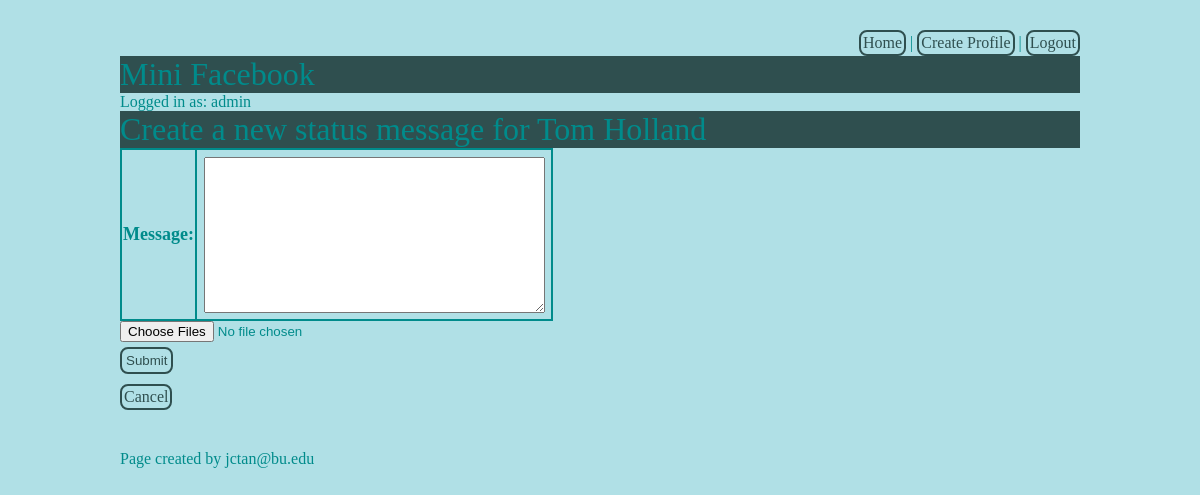
The page /mini_fb/profile/create_status (signed in) on the database as committed earlier.
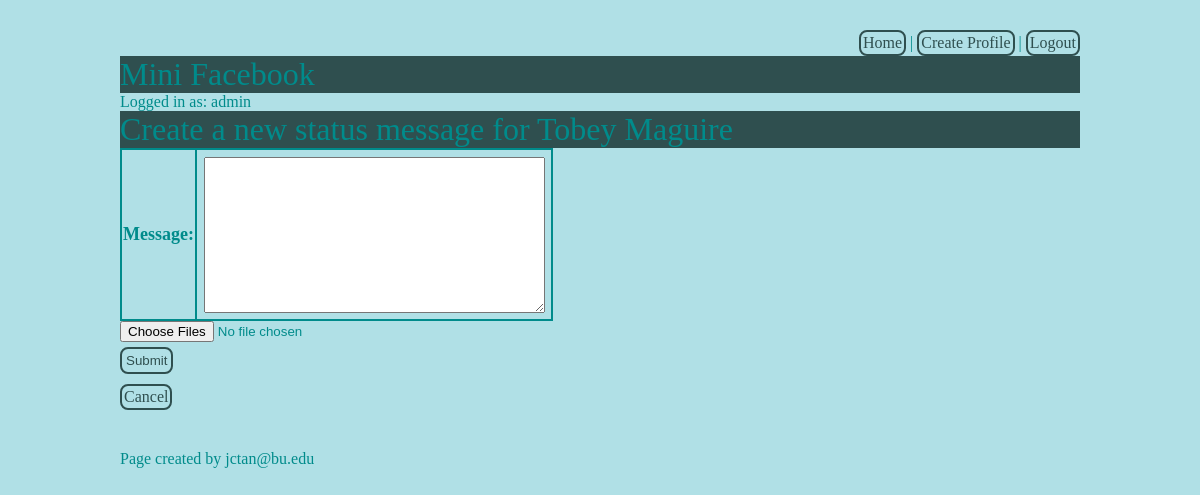
The same page on the database as committed later.
### mini_fb/models.py (models this page shows, shortened)
class Profile(models.Model):
    first_name = models.TextField(blank=False)
    last_name = models.TextField(blank=False)
    city = models.TextField(blank=False)
    email = models.EmailField(blank=False)
    image_file = models.ImageField(blank=True) # profile pic not required
    user = models.ForeignKey(User, on_delete=models.CASCADE)

### mini_fb/views.py (the view, shortened to what this page needs)
# urls.py: path('profile/create_status', CreateStatusMessageView.as_view(), name="create_status"),
class CreateStatusMessageView(CustomLoginRequiredMixin, CreateView):
    form_class = CreateStatusMessageForm
    template_name = "mini_fb/create_status_form.html"
    def get_object(self):
        profiles = Profile.objects.filter(user=self.request.user)
        return profiles[0]
    def get_context_data(self):
        context = super().get_context_data()
        profile = self.get_object()
        context["profile"] = profile
        return context

### mini_fb/forms.py
class CreateStatusMessageForm(forms.ModelForm):
    class Meta:
        model = StatusMessage
        fields = ['message']

### mini_fb/templates/mini_fb/create_status_form.html (shortened to what this page needs)
{% extends 'mini_fb/base.html' %}
{% block content %}
    <h1>Create a new status message for {{profile.first_name}} {{profile.last_name}}</h1>
    <form method="POST" enctype="multipart/form-data">
        <table>
            {{form.as_table}}
        </table>
        <input type="file" name = "files" multiple /> <br>
        <input type="submit" name="submit" value="Submit"> <br>
        <a href="{% url 'show_profile' profile.pk %}">Cancel</a>
    </form>
{% endblock %}

Rows that differ between the two databases and show on the page:
no longer on this page (row edited): Profile: first_name "Tom", last_name "Holland"
now on this page (row unchanged): Profile: first_name "Tobey", last_name "Maguire"
